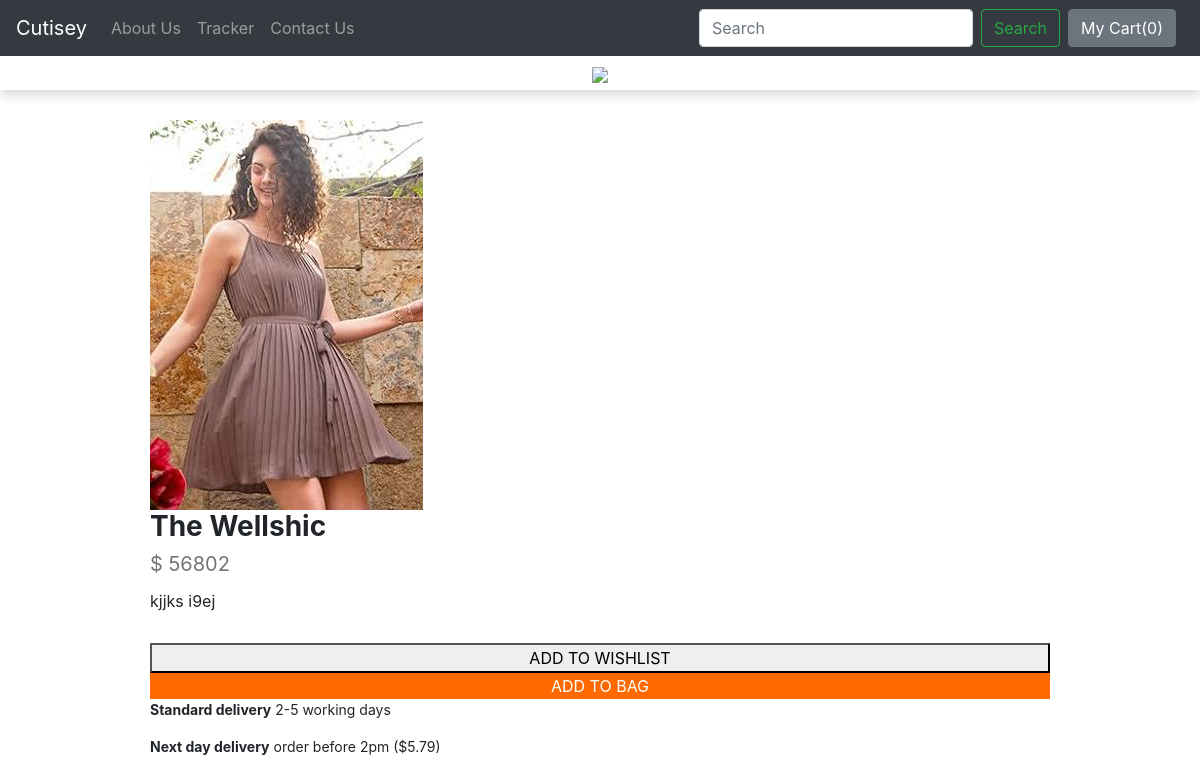
The page /Cutisey/products/10 on the database as committed earlier.
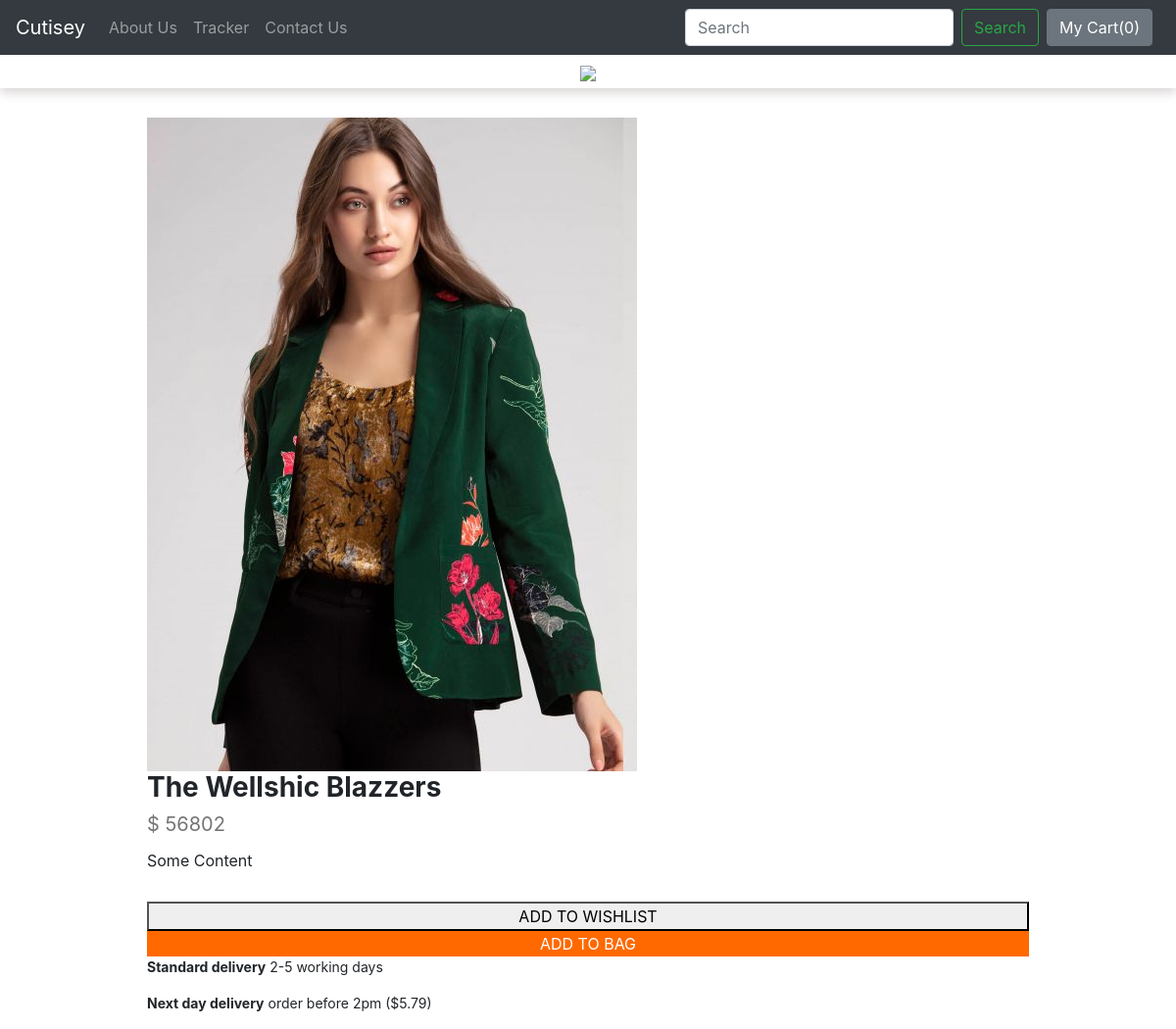
The same page on the database as committed later.
### Cutisey/models.py (models this page shows)
class Product(models.Model):
    product_id = models.AutoField
    product_name = models.CharField(max_length=50)
    category = models.CharField(max_length=50,default="")
    subcategory = models.CharField(max_length=50,default="")
    price = models.IntegerField(default=0)
    desc = models.CharField(max_length=300)
    pub_date = models.DateField()
    image = models.ImageField(upload_to="Cutisey/images",default="")
    def __str__(self):
        return self.product_name

### Cutisey/views.py (the view)
# urls.py: path("products/<int:myid>", views.productView, name="ProductView")
def productView(request, myid):
    product=Product.objects.filter(id=myid)
    print(product)
    return render(request, 'Cutisey/productView.html', {'product':product[0]})

### Cutisey/templates/Cutisey/productView.html (shortened to what this page needs)
{% extends 'Cutisey/basic.html' %}
{% block body %}
     <div id="header">
        <img src="https://awik.io/demo/webshop-zoom/star_logo.png">
      </div>
      <div class="columns">
         <div class="column">
            <div class="thumbnail-container">
              <img class="drift-demo-trigger" data-zoom="https://awik.io/demo/webshop-zoom/shoe-large.jpg" src="/media/{{product.image}}">
            </div>
        </div>
        <div class="grid left">
          <div class="column">
          <div class="details">
            <h1>{{product.product_name}}</h1>
            <p class="price">$ {{product.price}}</p>
            <p class="description">{{product.desc}}</p>
            <div class="columns">
              <div class="column" id="wishlist-container">
                <button class="button">
                    <span>ADD TO WISHLIST</span>
                </button>
              </div>
              <div class="column" id="buy-container">
                <button class="button buy-button">
                    <span>ADD TO BAG</span>
                </button>
              </div>
            </div>
            <p class="small-text"><span>Standard delivery</span> 2-5 working days</p>
            <p class="small-text"><span>Next day delivery</span> order before 2pm ($5.79)</p>
          </div>
        </div>
      </div>
      </div>
 {% endblock %}

Rows that differ between the two databases and show on the page:
changed Product: image: a different picture; product_name "The Wellshic" → "The Wellshic Blazzers"; desc "kjjks i9ej" → "Some Content"
